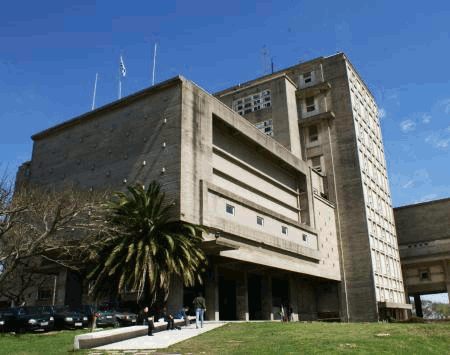
%> input picture Obligatorio2_2014/fing.bmp, 450 x 355 px
$ octave parte2.m   (GNU Octave 9; MATLAB toolbox functions it lacks are replaced by stand-ins)
%> lines starting %> are read from the running program, lines starting %| are printed output that depends on the picture
### Obligatorio2_2014/mse.m
%% MSE(Mean Square Error)
% Author      : Niya
% Date        : 2011/02/16
% Status      : OK
% Description : This function used to caculate the MSE.
% Parameters  : oriImg    -> the original signal (used to define the signal area)
%               signalImg -> the reconstructed signal from the hologram
%               mse       ->the calculated MSE
% Notes       :
function mse = mse(origImg, distImg)
    origImg = double(origImg);
    distImg = double(distImg);

    [M N] = size(origImg);
    error = origImg - distImg;
    mse = sum(sum(error.^2)) / (M*N);
end

### Obligatorio2_2014/parte2.m
close all
clear all
clc

[I, map]=imread('fing.bmp');
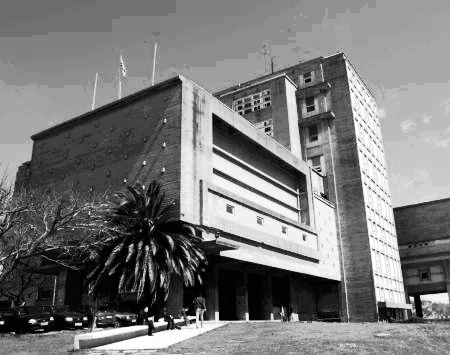
%> I: size 355x450 uint8; min 0, max 255, mean 120.6
%> map = 256 rows, first 12: [0.0431 0.0196 0.0235; 0.0667 0.0118 0.0353; 0.0157 0.0314 0.0157; 0.0549 0.0471 0.00392; 0.0392 0.0667 0.0196; 0.0745 0.0549 0.0627; 0.051 0.0627 0.0549; 0.102 0.0627 0.00392; 0.0392 0.0824 0.00392; 0.0353 0.0745 0.102; 0.0706 0.0745 0; 0.0745 0.0706 0.0353]
#colormap(gray)
ID=double(I);

[U,S,V]=svd(ID);

Errores = [];
ValoresSingulares = [];
Errores2 = [];
ValoresSingulares2 = [];
Compresion = [];

rI = rank(I);
%> rI = 350
tamOr = min(prod(size(I)),(sum(size(I))-2)*3*rI);
%> tamOr = 159750

figure;
buffer = sprintf('Parte 2: Imagen original');
imshow(uint8(ID));
title(buffer);

n = size(diag(S));
%> n = [355 1]
D = U*S*V';

error = mse(ID, D);
%> in mse, `mse = sum(sum(error.^2)) / (M*N);`: mse = 3.78e-25
%> error = 3.78e-25

figure;
buffer = sprintf('Parte 2: Imagen reconstruida a partir de %d valores singulares',n);
imshow(uint8(D));
title(buffer);


for m=0:100
    n=m+1;
  if ((n == 1) | (mod(n, 10) == 0))
    C = S;

    C(n+1:end,:)=0;
    C(:,n+1:end)=0;

	D=U*C*V';

    figure;
    buffer = sprintf('Con %d valores singulares', n);
    imshow(uint8(D));
	imwrite(uint8(D), strcat('fing_', num2str(n), '_valores_singulares.jpg'));
    title(buffer);

	error = mse(ID, D);

    Errores = [Errores; error];
    ValoresSingulares = [ValoresSingulares; n];

	tamComp = (sum(size(I))-2)*3*n;
	comp = (tamOr-tamComp)*100/tamOr;
	Compresion = [Compresion; comp];
  end
end
%> this loop made 101 passes
%> (error, Errores, comp, Compresion) on passes 1, 10, 20, 30, 40: (3197.7, 3197.7, 98.49, 98.49), (917, [3197.7; 917], 84.92, [98.49; 84.92]), (511.7, [3197.7; 917; 511.7], 69.84, [98.49; 84.92; 69.84]), (338.9, [3197.7; 917; 511.7; 338.9], 54.76, [98.49; 84.92; 69.84; 54.76]), (240.6, [3197.7; 917; 511.7; 338.9; 240.6], 39.68, [98.49; 84.92; 69.84; 54.76; 39.68])
%> pass 1, `imshow(uint8(D));`:
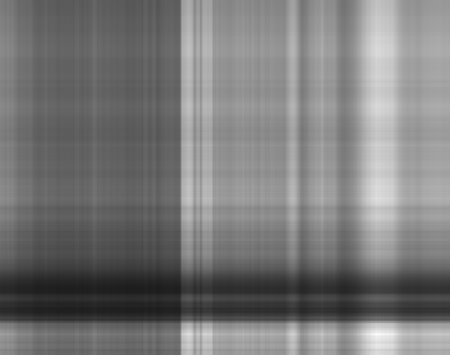
%> displayed picture: size 355x450, on the screen's scale of 0 to 255; min 28, max 253, mean 121
%> after the loop, Compresion = [98.49; 84.92; 69.84; 54.76; 39.68; 24.6; 9.52; -5.56; -20.64; -35.72; -50.8]; Errores = [3197.7; 917; 511.7; 338.9; 240.6; 180.2; 140.5; 111.7; 89.86; 73.06; 59.54]; ValoresSingulares = [1; 10; 20; 30; 40; 50; 60; 70; 80; 90; 100]; buffer = 'Con 100 valores singulares'; comp = -50.8; error = 59.54; tamComp = 240900

figure;
title('Error en compresion');
plot(ValoresSingulares, Errores);
grid on
xlabel('Cantidad de Valores Singulares usados');
ylabel('Error entre la imagen original y la imagen comprimida');
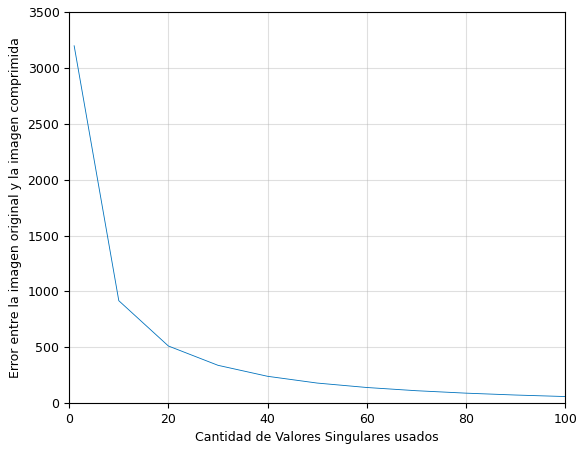
%> figure redrawn from the program's plot data; curve peaks at x = 1, y = 3197.7
print('error_en_compresion.jpg');

# parte 4
n=1;
while ((error > 0.0028) && (n < 355))
    C = S;

    C(n+1:end,:)=0;
    C(:,n+1:end)=0;

	D=U*C*V';

	error = mse(ID,D);
        Errores2 = [Errores2; error];
        ValoresSingulares2 = [ValoresSingulares2; n];

	n=n+1;
end
%> this loop made 328 passes
%> error on passes 17 to 19: 584.9, 558.9, 534.2
%> after the loop, Errores2 = 328 values, max 3197.7 at index 1, min 0.00269 at index 328, mean 121.1; ValoresSingulares2 = 328 values from 1 to 328; n = 329

figure;
buffer = sprintf('MSE <= 0.0028 se logra con %d valores singulares', n-1);
%> buffer = 'MSE <= 0.0028 se logra con 328 valores singulares'
imshow(uint8(D));
title(buffer);

figure;
title('Error en compresion');
plot(ValoresSingulares2, Errores2);
grid on
xlabel('Cantidad de Valores Singulares usados');
ylabel('Error entre la imagen original y la imagen comprimida');
%> figure, not shown here; curve peaks at x = 1, y = 3197.7
